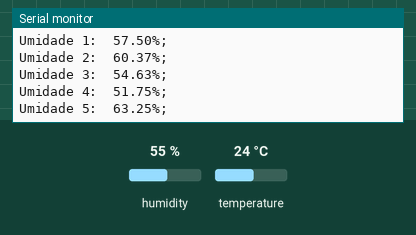
A sketch run on a simulated Arduino Uno, built with avr-gcc and run on an emulated ATmega328P. Shown: the last lines printed to the serial monitor. The inputs (shaded band) are chosen by the test bench; at power-on: humidity 55 %, temperature 24 °C.

Above: at 5.8 s.
5.9 s: humidity set to 22 %
At 7.5 s:
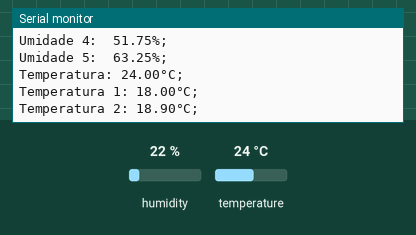
11.9 s: temperature set to 12 °C
At 16.19 s:
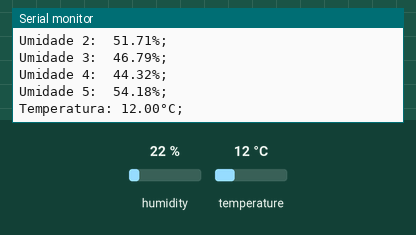
17.9 s: humidity set to 40 %
At 22.1 s:
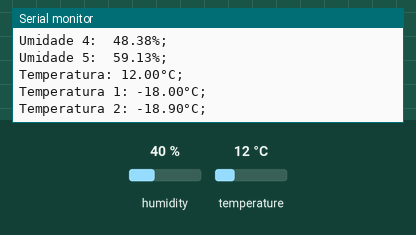
Timing chart, 0 to 23.6 s (numbered marks = the images above; inputs shaded):
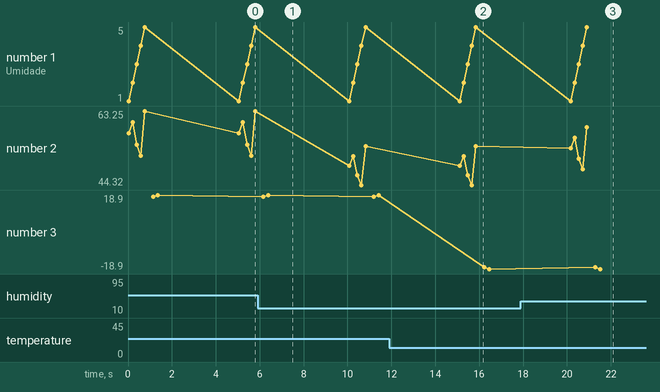

The sketch:

sensores.ino
```cpp
#include "DHT.h"
#define dht_type DHT11

/** Configurações iniciais **/
int dht_pin = A2;
DHT dht_1 = DHT(dht_pin, dht_type);

int lm35_pin = A0, leitura_lm35 = 0;
float temperatura;

int ldr_pin = A5, leitura_ldr = 0;
int switch_pin = 7;

void setup(){
  Serial.begin(1200);
  dht_1.begin();
  pinMode(switch_pin, INPUT);
}

void loop(){
  /**DHT11**/
  float umidade = dht_1.readHumidity();
  float umidadeProjeto = 0.25 * umidade + 43.75;
  float umidade2 = umidadeProjeto * 1.05;
  float umidade3 = umidadeProjeto * 0.95;
  float umidade4 = umidadeProjeto * 0.90;
  float umidade5 = umidadeProjeto * 1.10;
  float temperatura = dht_1.readTemperature();
  float temperaturaProjeto = 3 * temperatura - 54;
  float temperatura2 = temperaturaProjeto * 1.05;
  float temperatura3 = temperaturaProjeto * 0.95;
  float temperatura4 = temperaturaProjeto * 0.90;
  float temperatura5 = temperaturaProjeto * 1.10;
  if (isnan(temperatura) or isnan(umidade)){
    Serial.println("Erro ao ler o DHT");
  }else{
    Serial.print("Umidade 1:  ");
    Serial.print(umidadeProjeto);
    Serial.println("%; ");
    Serial.print("Umidade 2:  ");
    Serial.print(umidade2);
    Serial.println("%; ");
    Serial.print("Umidade 3:  ");
    Serial.print(umidade3);
    Serial.println("%; ");
    Serial.print("Umidade 4:  ");
    Serial.print(umidade4);
    Serial.println("%; ");
    Serial.print("Umidade 5:  ");
    Serial.print(umidade5);
    Serial.println("%; ");
    Serial.print("Temperatura: ");
    Serial.print(temperatura);
    Serial.println("°C;");
    Serial.print("Temperatura 1: ");
    Serial.print(temperaturaProjeto);
    Serial.println("°C;");
    Serial.print("Temperatura 2: ");
    Serial.print(temperatura2);
    Serial.println("°C;");
  }

  /* LM35
  leitura_lm35 = analogRead(lm35_pin);
  temperatura = leitura_lm35 * (5.0/1023) * 100;
  Serial.print("Temperatura: ");
  Serial.print(temperatura);
    Serial.println("°C;"); */

  /* Bloco do LDR5
  leitura_ldr = analogRead(ldr_pin);
  Serial.print("Luminosidade: " + leitura_ldr);
  Serial.println(";"); */

  /* Bloco do TCRT5000
  if(digitalRead(switch_pin) == LOW){
  Serial.println(1);
  } else {
  Serial.println(0);
  } */
    delay(4000);
}
```

Measured:
- after the input at 11.9 s, the serial monitor: prints a new line after 4.1 s (image 2)
- after the input at 17.9 s, the serial monitor: prints a new line after 2.3 s (image 3)
- plotted number 2: 63.25 → 54.18 after the input at 5.9 s, 54.18 → 59.13 after the input at 17.9 s
- plotted number 3: 18.9 → -18.9 after the input at 11.9 s
